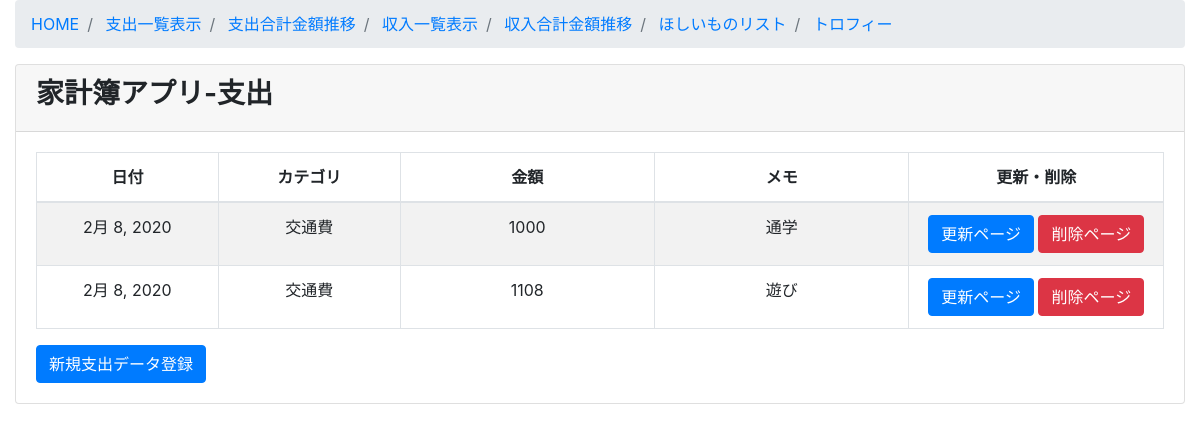
/expense/expense_list/, run on an earlier commit of the app's database.
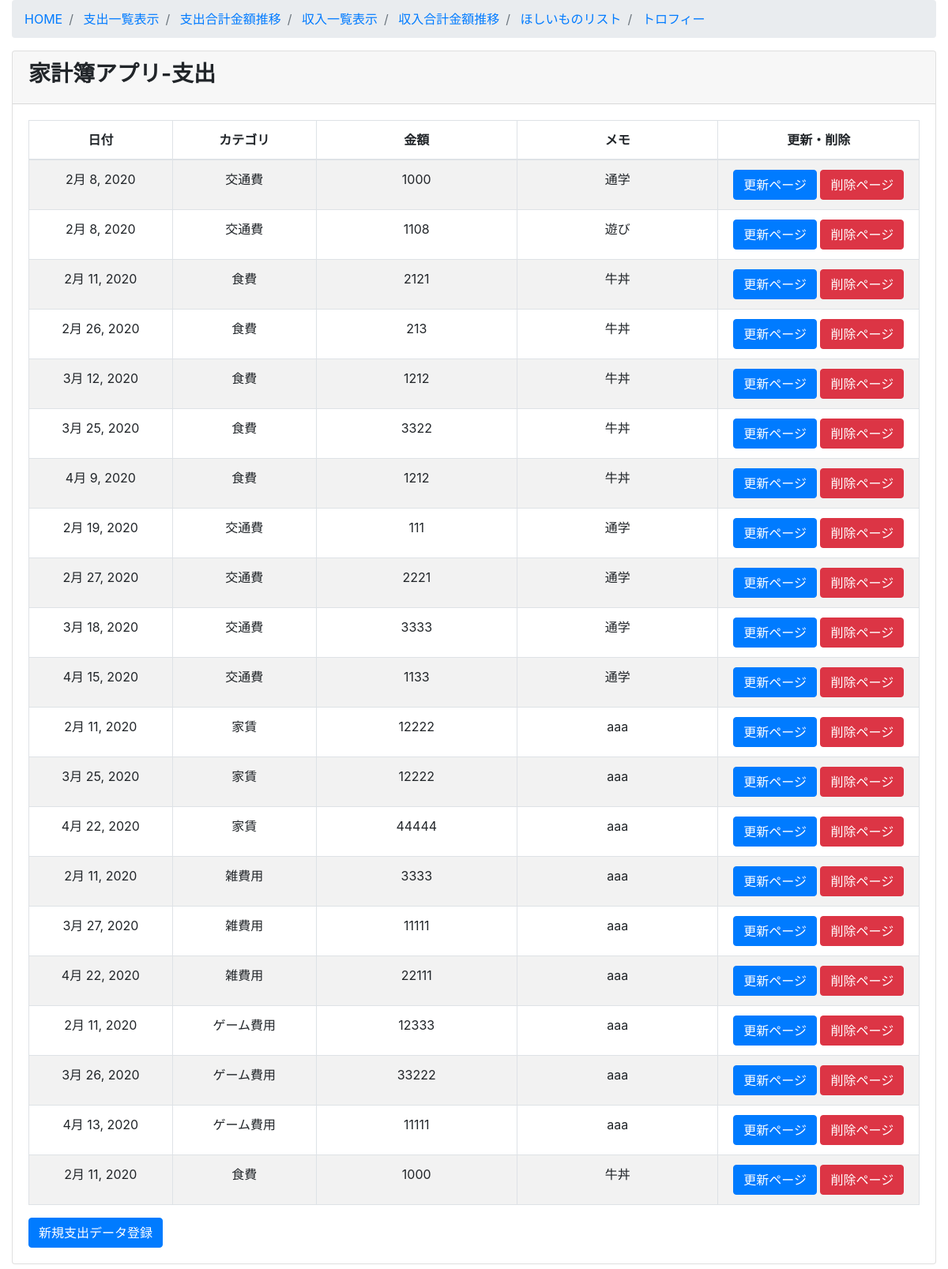
And on a later commit of the database.
### expense/models.py (models this page shows, shortened)
class Expense(models.Model):
   class Meta:
       db_table ="expense"
       verbose_name ="支出"
       verbose_name_plural ="支出"
   expensedate = models.DateField(verbose_name="日付",default=datetime.now)
   expensecategory = models.ForeignKey(Expensecategory, on_delete = models.PROTECT, verbose_name="カテゴリ")
   expensemoney = models.IntegerField(verbose_name="金額", help_text="単位は日本円")
   expensememo = models.CharField(verbose_name="メモ", max_length=500)

class Expensecategory(models.Model):
   class Meta:
       db_table ="expensecategory"
       verbose_name ="支出カテゴリ"
       verbose_name_plural ="支出カテゴリ"
   expensecategory_name = models.CharField(max_length=255,unique=True)
   def __str__(self):
       return self.expensecategory_name

### expense/views.py (the view)
# urls.py: path('expense_list/', views.ExpenseListView.as_view(), name='expense_list'),
class ExpenseListView(ListView):
   model = Expense
   template_name = 'expense/expense_list.html'
   def queryset(self):
       return Expense.objects.all()

### templates/expense/expense_list.html
{% extends 'expense/base.html' %}
{% block content %}
 <div class="card mb-3">
   <div class="card-header">
     <h3><b>家計簿アプリ-支出</b></h3></div>
   <div class="card-body">
     <div class="table-responsive">
     <table id= "expense_list" width="100%" class="table table-striped table-bordered table-hover">
         <thead>
           <tr>
             <th class="text-center">日付</th>
             <th class="text-center">カテゴリ</th>
             <th class="text-center">金額</th>
             <th class="text-center">メモ</th>
             <th class="text-center">更新・削除</th>
           </tr>
         </thead>
         <tbody>
           {% for item in object_list %}
             <tr class="odd gradeX text-center">
               <td class="text-center" width="100">{{ item.expensedate}}</td>
               <td class="text-center" width="100">{{ item.expensecategory }}</td>
               <td class="text-center" width="140">{{ item.expensemoney }}</td>
               <td class="text-center" width="140">{{ item.expensememo }}</td>
               <td class="text-center" width="140">
                 <a class="btn btn-primary" href="{% url 'expense:expense_update' item.pk %}">更新ページ</a>
                 <a class="btn btn-danger" href="{% url 'expense:expense_delete' item.pk %}">削除ページ</a>
               </td>
             </tr>
            {% endfor %}
         </tbody>
       </table>
       <a class="btn btn-primary" href="{% url 'expense:expense_create' %}">新規支出データ登録</a>
   </div>
  </div>
  </div>
{% endblock content %}

What changed in the data, as far as the page shows it:
added Expense: expensedate "2月 11, 2020", expensecategory "食費", expensemoney "2121", expensememo "牛丼"
added Expense: expensedate "2月 26, 2020", expensecategory "食費", expensemoney "213", expensememo "牛丼"
added Expense: expensedate "3月 12, 2020", expensecategory "食費", expensemoney "1212", expensememo "牛丼"
added Expense: expensedate "3月 25, 2020", expensecategory "食費", expensemoney "3322", expensememo "牛丼"
added Expense: expensedate "4月 9, 2020", expensecategory "食費", expensemoney "1212", expensememo "牛丼"
added Expense: expensedate "2月 19, 2020", expensecategory "交通費", expensemoney "111", expensememo "通学"
added Expense: expensedate "2月 27, 2020", expensecategory "交通費", expensemoney "2221", expensememo "通学"
added Expense: expensedate "3月 18, 2020", expensecategory "交通費", expensemoney "3333", expensememo "通学"
added Expense: expensedate "4月 15, 2020", expensecategory "交通費", expensemoney "1133", expensememo "通学"
added Expense: expensedate "2月 11, 2020", expensecategory "家賃", expensemoney "12222", expensememo "aaa"
added Expense: expensedate "3月 25, 2020", expensecategory "家賃", expensemoney "12222", expensememo "aaa"
added Expense: expensedate "4月 22, 2020", expensecategory "家賃", expensemoney "44444", expensememo "aaa"
added Expense: expensedate "2月 11, 2020", expensecategory "雑費用", expensemoney "3333", expensememo "aaa"
added Expense: expensedate "3月 27, 2020", expensecategory "雑費用", expensemoney "11111", expensememo "aaa"
added Expense: expensedate "4月 22, 2020", expensecategory "雑費用", expensemoney "22111", expensememo "aaa"
added Expense: expensedate "2月 11, 2020", expensecategory "ゲーム費用", expensemoney "12333", expensememo "aaa"
added Expense: expensedate "3月 26, 2020", expensecategory "ゲーム費用", expensemoney "33222", expensememo "aaa"
added Expense: expensedate "4月 13, 2020", expensecategory "ゲーム費用", expensemoney "11111", expensememo "aaa"
added Expense: expensedate "2月 11, 2020", expensecategory "食費", expensemoney "1000", expensememo "牛丼"
